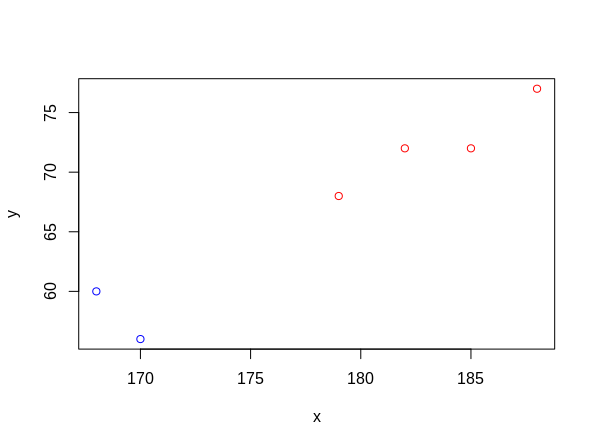

Generate this figure with R:
library(cluster)
library(ggplot2)
#library(plyr)

#library(lattice)
#library(graphics)
x<-c(185,170,168,179,182,188)
y<-c(72,56,60,68,72,77)
clsample<-data.frame(x,y)
clsample
dim(clsample)
clsample1<-data.matrix(clsample)
clsample1
cldata<-clsample1[,1:2]
cldata

data("USArrests")
head(USArrests)
df <- scale(USArrests)
head(df)
w <- vector(mode = "numeric", length = nrow(df))
for (i in 1:(nrow(df)-1)) {
  w[i] = sum(kmeans(df, centers = i, nstart = 25)$withinss)
}
plot(w, xlim = c(1,20))

km.result = kmeans(USArrests, centers = 4, nstart = 25)
km.result
col <- vector(mode = "character", length = nrow(df))
col[km.result$cluster == 1] <- "red"
col[km.result$cluster == 2] <- "blue"
col[km.result$cluster == 3] <- "green"
col[km.result$cluster == 4] <- "black"
col[km.result$cluster == 5] <- "yellow"
plot(USArrests, col = col)
plot(df[km.result$cluster == 1, ], col = "red")

#Elbow Curve
wss<-vector(mode="numeric",length=6)
wss
wsss<-(nrow(clsample1)-1)*sum(apply(clsample1,2,var))
wsss
for(i in 1:5) {
 wss[i]=sum(kmeans(cldata,centers=i,nstart=25)$withinss)
}
plot(wss)

km=kmeans(cldata,2,nstart=10)
km
km$cluster
km$centers
km$withinss
km$betweenss
km$totss

#Visualizing clusters

plot(cldata[km$cluster ==1,],col="red",xlim=c(min(cldata[,1]),max(cldata[,1])),ylim=c(min(cldata[,2]),max(cldata[,2])))
points(cldata[km$cluster == 2,],col="blue")
